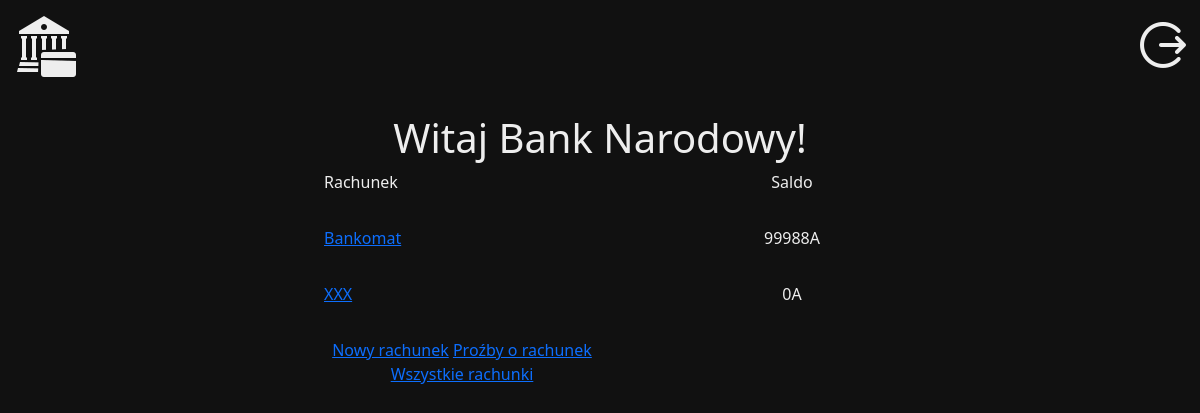
Before: /account/ (signed in) with the older database file.
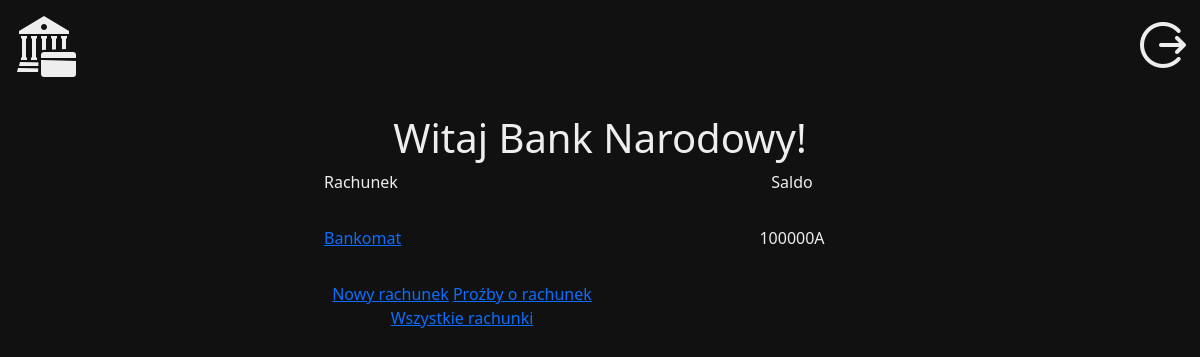
After: the same page with the newer database file.
### account/models.py (models this page shows)
class Account(models.Model):
    owner = models.CharField(max_length=127)
    name = models.CharField(max_length=127)
    balance = models.IntegerField(default=0)
    active = models.BooleanField(default=False)
    super = models.BooleanField(default=False)

### account/views.py (the view)
# urls.py: path('account/', account_picker_view),
def account_picker_view(req):
    if not req.user.is_authenticated:
        return redirect('/')
    querry = Account.objects.filter(owner = req.user.username, active=True)
    off = Account.objects.filter(owner = req.user.username, active=False)
    data = {
        'user': req.user,
        'name': f'{req.user.first_name} {req.user.last_name}',
        'accs': querry,
        'waiting': off,
        'super': req.user.is_superuser
    }
    return render(req, 'home.html', data)

### templates/home.html (shortened to what this page needs)
{% extends 'base.html' %}
{% block content %}
    <div class="col-12 text-center">
        <h1>Witaj {{ name }}!</h1>
    </div>
   <div class="row tabela text-start">
       <div class="col-8 bolt"><p>Rachunek</p></div>
       <div class="col-4 bolt text-center"><p>Saldo</p></div>
   </div>
   {% for acc in accs %}
   <div class="row tabela mt-3">
       {% if acc.super %}
       <div class="col-8"><a href="{{ acc.id }}" class="super_pickme">{{ acc.name }}</a></div>
       {% else %}
       <div class="col-8"><a href="{{ acc.id }}" class="pickme">{{ acc.name }}</a></div>
       {% endif %}
       <div class="col-4 bolt text-center"><p>{{ acc.balance}}A</p></div>
   </div>
   {% endfor %}
   <div class="col-12 col-sm-6 mt-3 text-center">
       <a href="new/" class="pickme">Nowy rachunek</a>
       {% if super %}
       <a href="accept_account/" class="super_pickme">Proźby o rachunek</a>
       <a href="all_accounts/" class="super_pickme">Wszystkie rachunki</a>
       {% endif %}
   </div>
{% endblock %}

Changed rows visible on the page:
removed Account: name "XXX", balance "0"
changed Account "Bankomat": balance "99988" → "100000"
